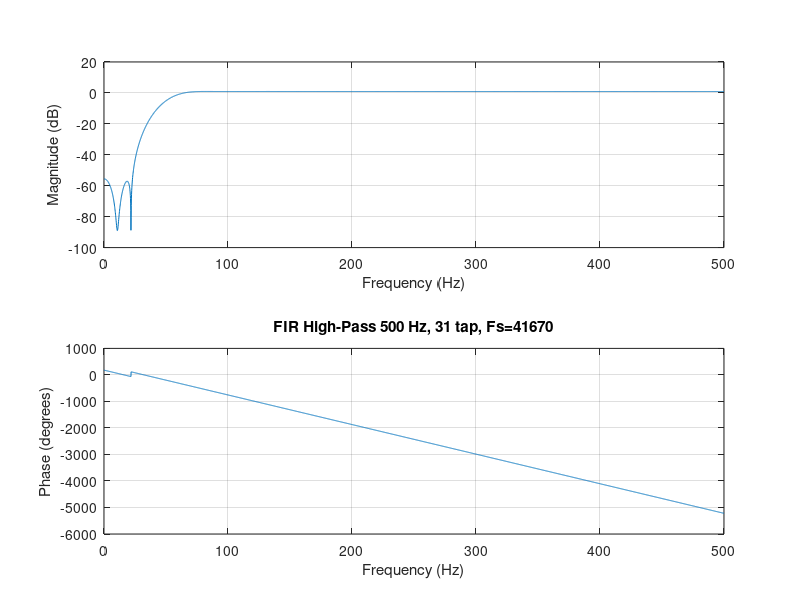

This chart was generated by the following MATLAB code:
% FIR High-Pass Filter Design
% Fs = 41670 Hz
% Cutoff: 500 Hz
% N = 31 tap (order = 30)

clear all;
close all;
clc;

Fs = 1000;
Fc = 50;      % cutoff frequency
N  = 63;       % number of taps
M  = N - 1;    % filter order

% Normalized radian cutoff
wc = 2 * pi * Fc / Fs;

% Preallocate
h_lp = zeros(1, N);   % low-pass prototype

% --- Ideal LPF at Fc ---
for n = 0:M
    if (n == M/2)
        h_lp(n+1) = wc / pi;
    else
        h_lp(n+1) = sin(wc * (n - M/2)) / (pi * (n - M/2));
    end
end

% High-pass = delta[n] - low-pass
h_hp = -h_lp;
h_hp(M/2 + 1) = 1 - h_lp(M/2 + 1);

% Apply Hamming window
w = hamming(N)';
h = h_hp .* w;

% Normalize to max amplitude
h = h / max(abs(h));

% Print coefficients in C format
printf("float HP_500HZ_IMPULSE_RESPONSE[%d] = {\n", N);
for i = 1:N
    if i < N
        printf("    %.9f,\n", h(i));
    else
        printf("    %.9f\n};\n", h(i));
    end
end

% Plot frequency response
figure;
freqz(h, 1, 4096, Fs);
title("FIR High-Pass 500 Hz, 31 tap, Fs=41670");

